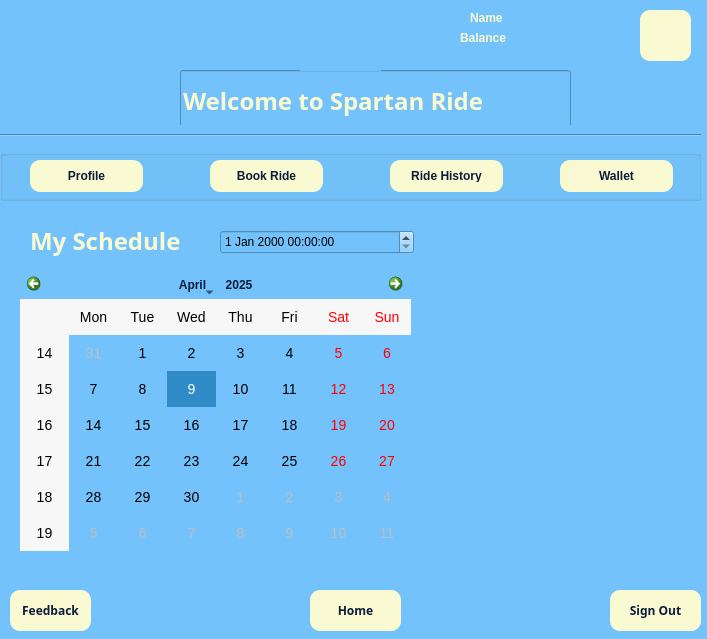
<?xml version="1.0" encoding="UTF-8"?>
<ui version="4.0">
 <class>Student_Dialog</class>
 <widget class="QDialog" name="Student_Dialog">
  <property name="geometry">
   <rect>
    <x>0</x>
    <y>0</y>
    <width>707</width>
    <height>639</height>
   </rect>
  </property>
  <property name="windowTitle">
   <string>Dialog</string>
  </property>
  <property name="styleSheet">
   <string notr="true">QWidget {
    background-color: #73C2FB; /* Ice Blue*/
    font-family: 'Segoe UI', sans-serif;
}</string>
  </property>
  <widget class="QLineEdit" name="Welcome">
   <property name="geometry">
    <rect>
     <x>180</x>
     <y>70</y>
     <width>391</width>
     <height>61</height>
    </rect>
   </property>
   <property name="font">
    <font>
     <family>Segoe UI,sans-serif</family>
     <pointsize>-1</pointsize>
     <weight>75</weight>
     <bold>true</bold>
    </font>
   </property>
   <property name="styleSheet">
    <string notr="true">QLineEdit
 {
    color: #FAFAD2;
    font-size: 24px;
    font-weight: bold;
}</string>
   </property>
   <property name="text">
    <string>Welcome to Spartan Ride</string>
   </property>
  </widget>
  <widget class="QLabel" name="label">
   <property name="geometry">
    <rect>
     <x>300</x>
     <y>0</y>
     <width>81</width>
     <height>71</height>
    </rect>
   </property>
   <property name="text">
    <string/>
   </property>
   <property name="pixmap">
    <pixmap>../Images/SpartanLogo.png</pixmap>
   </property>
   <property name="scaledContents">
    <bool>true</bool>
   </property>
  </widget>
  <widget class="QLabel" name="label_2">
   <property name="geometry">
    <rect>
     <x>640</x>
     <y>10</y>
     <width>51</width>
     <height>51</height>
    </rect>
   </property>
   <property name="styleSheet">
    <string notr="true">QLabel {
    background-color: #FAFAD2; /* Gold */
    color: #0B1D3A;
    border: none;
    border-radius: 10px;
    padding: 10px;
    font-weight: bold;
}
</string>
   </property>
   <property name="text">
    <string/>
   </property>
   <property name="pixmap">
    <pixmap>../Images/person.png</pixmap>
   </property>
   <property name="scaledContents">
    <bool>true</bool>
   </property>
  </widget>
  <widget class="QLabel" name="student_name">
   <property name="geometry">
    <rect>
     <x>470</x>
     <y>10</y>
     <width>60</width>
     <height>16</height>
    </rect>
   </property>
   <property name="styleSheet">
    <string notr="true">QLabel
 {
    color: #FAFAD2;
    font-size: 12px;
    font-weight: bold;
}</string>
   </property>
   <property name="text">
    <string>Name</string>
   </property>
  </widget>
  <widget class="QLabel" name="Balamce">
   <property name="geometry">
    <rect>
     <x>460</x>
     <y>30</y>
     <width>60</width>
     <height>16</height>
    </rect>
   </property>
   <property name="styleSheet">
    <string notr="true">QLabel
 {
    color: #FAFAD2;
    font-size: 12px;
    font-weight: bold;
}</string>
   </property>
   <property name="text">
    <string>Balance</string>
   </property>
  </widget>
  <widget class="Line" name="line">
   <property name="geometry">
    <rect>
     <x>0</x>
     <y>125</y>
     <width>701</width>
     <height>21</height>
    </rect>
   </property>
   <property name="orientation">
    <enum>Qt::Horizontal</enum>
   </property>
  </widget>
  <widget class="QGroupBox" name="Student_pushbuttons">
   <property name="geometry">
    <rect>
     <x>0</x>
     <y>150</y>
     <width>701</width>
     <height>51</height>
    </rect>
   </property>
   <property name="title">
    <string/>
   </property>
   <widget class="QPushButton" name="Wallet">
    <property name="geometry">
     <rect>
      <x>560</x>
      <y>10</y>
      <width>113</width>
      <height>32</height>
     </rect>
    </property>
    <property name="styleSheet">
     <string notr="true">QPushButton {
    background-color: #FAFAD2; /* Gold */
    color: #0B1D3A;
    border: none;
    border-radius: 10px;
    padding: 10px;
    font-weight: bold;
}
QPushButton:hover {
    background-color: #FAFAD2;
}</string>
    </property>
    <property name="text">
     <string>Wallet</string>
    </property>
   </widget>
   <widget class="QPushButton" name="RideHistory">
    <property name="geometry">
     <rect>
      <x>390</x>
      <y>10</y>
      <width>113</width>
      <height>32</height>
     </rect>
    </property>
    <property name="styleSheet">
     <string notr="true">QPushButton {
    background-color: #FAFAD2; /* Gold */
    color: #0B1D3A;
    border: none;
    border-radius: 10px;
    padding: 10px;
    font-weight: bold;
}
QPushButton:hover {
    background-color: #FAFAD2;
}</string>
    </property>
    <property name="text">
     <string>Ride History</string>
    </property>
   </widget>
   <widget class="QPushButton" name="BookaRide">
    <property name="geometry">
     <rect>
      <x>210</x>
      <y>10</y>
      <width>113</width>
      <height>32</height>
     </rect>
    </property>
    <property name="styleSheet">
     <string notr="true">QPushButton {
    background-color: #FAFAD2; /* Gold */
    color: #0B1D3A;
    border: none;
    border-radius: 10px;
    padding: 10px;
    font-weight: bold;
}
QPushButton:hover {
    background-color: #FAFAD2;
}</string>
    </property>
    <property name="text">
     <string>Book Ride</string>
    </property>
   </widget>
   <widget class="QPushButton" name="Profile">
    <property name="geometry">
     <rect>
      <x>30</x>
      <y>10</y>
      <width>113</width>
      <height>32</height>
     </rect>
    </property>
    <property name="styleSheet">
     <string notr="true">QPushButton {
    background-color: #FAFAD2; /* Gold */
    color: #0B1D3A;
    border: none;
    border-radius: 10px;
    padding: 10px;
    font-weight: bold;
}
QPushButton:hover {
    background-color: #FAFAD2;
}</string>
    </property>
    <property name="text">
     <string>Profile</string>
    </property>
   </widget>
  </widget>
  <widget class="QPushButton" name="Feedback">
   <property name="geometry">
    <rect>
     <x>10</x>
     <y>590</y>
     <width>81</width>
     <height>41</height>
    </rect>
   </property>
   <property name="font">
    <font>
     <family>Segoe UI,sans-serif</family>
     <weight>75</weight>
     <bold>true</bold>
    </font>
   </property>
   <property name="styleSheet">
    <string notr="true">QPushButton {
    background-color: #FAFAD2; /* Gold */
    color: #0B1D3A;
    border: none;
    border-radius: 10px;
    padding: 10px;
    font-weight: bold;
}
QPushButton:hover {
    background-color: #FAFAD2;
}</string>
   </property>
   <property name="text">
    <string>Feedback</string>
   </property>
  </widget>
  <widget class="QPushButton" name="SignOut">
   <property name="geometry">
    <rect>
     <x>610</x>
     <y>590</y>
     <width>91</width>
     <height>41</height>
    </rect>
   </property>
   <property name="font">
    <font>
     <family>Segoe UI,sans-serif</family>
     <weight>75</weight>
     <bold>true</bold>
    </font>
   </property>
   <property name="styleSheet">
    <string notr="true">QPushButton {
    background-color: #FAFAD2; /* Gold */
    color: #0B1D3A;
    border: none;
    border-radius: 10px;
    padding: 10px;
    font-weight: bold;
}
QPushButton:hover {
    background-color: #FAFAD2;
}</string>
   </property>
   <property name="text">
    <string>Sign Out</string>
   </property>
  </widget>
  <widget class="QLabel" name="Schedule">
   <property name="geometry">
    <rect>
     <x>30</x>
     <y>210</y>
     <width>161</width>
     <height>61</height>
    </rect>
   </property>
   <property name="font">
    <font>
     <family>Segoe UI,sans-serif</family>
     <pointsize>-1</pointsize>
     <weight>75</weight>
     <bold>true</bold>
    </font>
   </property>
   <property name="styleSheet">
    <string notr="true">QLabel
 {
    color: #FAFAD2;
    font-size: 24px;
    font-weight: bold;
}</string>
   </property>
   <property name="text">
    <string>My Schedule</string>
   </property>
  </widget>
  <widget class="QCalendarWidget" name="calendarWidget">
   <property name="geometry">
    <rect>
     <x>20</x>
     <y>270</y>
     <width>391</width>
     <height>281</height>
    </rect>
   </property>
   <property name="autoFillBackground">
    <bool>false</bool>
   </property>
   <property name="styleSheet">
    <string notr="true">QCalendarWidget {
    background-color: #E6F2FF; /* Light blue bg */
   
    border-radius: 10px;
    font-family: 'Segoe UI';
    font-size: 14px;
}

QCalendarWidget QToolButton {
    color: #0B1D3A; /* Dark navy */
    font-weight: bold;
    background-color: ;
    border: none;
    padding: 5px;
    border-radius: 5px;
}

QCalendarWidget QMenu {
    background-color: #FFFACD;
}

QCalendarWidget QSpinBox {
    width: 60px;
}
</string>
   </property>
   <property name="selectedDate">
    <date>
     <year>2025</year>
     <month>4</month>
     <day>9</day>
    </date>
   </property>
   <property name="selectionMode">
    <enum>QCalendarWidget::SingleSelection</enum>
   </property>
   <property name="navigationBarVisible">
    <bool>true</bool>
   </property>
   <property name="dateEditEnabled">
    <bool>true</bool>
   </property>
  </widget>
  <widget class="QDateTimeEdit" name="dateTimeEdit">
   <property name="geometry">
    <rect>
     <x>220</x>
     <y>230</y>
     <width>194</width>
     <height>24</height>
    </rect>
   </property>
  </widget>
  <widget class="QLabel" name="label_3">
   <property name="geometry">
    <rect>
     <x>460</x>
     <y>240</y>
     <width>221</width>
     <height>311</height>
    </rect>
   </property>
   <property name="text">
    <string/>
   </property>
   <property name="pixmap">
    <pixmap>../Images/student_dialog.png</pixmap>
   </property>
   <property name="scaledContents">
    <bool>true</bool>
   </property>
   <property name="wordWrap">
    <bool>false</bool>
   </property>
  </widget>
  <widget class="QPushButton" name="HomeLabel">
   <property name="geometry">
    <rect>
     <x>310</x>
     <y>590</y>
     <width>91</width>
     <height>41</height>
    </rect>
   </property>
   <property name="font">
    <font>
     <family>Segoe UI,sans-serif</family>
     <weight>75</weight>
     <bold>true</bold>
    </font>
   </property>
   <property name="styleSheet">
    <string notr="true">QPushButton {
    background-color: #FAFAD2; /* Gold */
    color: #0B1D3A;
    border: none;
    border-radius: 10px;
    padding: 10px;
    font-weight: bold;
}
QPushButton:hover {
    background-color: #FAFAD2;
}</string>
   </property>
   <property name="text">
    <string>Home</string>
   </property>
  </widget>
  <widget class="QLabel" name="namelabel">
   <property name="geometry">
    <rect>
     <x>519</x>
     <y>10</y>
     <width>91</width>
     <height>20</height>
    </rect>
   </property>
   <property name="text">
    <string/>
   </property>
  </widget>
  <widget class="QLabel" name="balancelabel">
   <property name="geometry">
    <rect>
     <x>519</x>
     <y>30</y>
     <width>81</width>
     <height>20</height>
    </rect>
   </property>
   <property name="text">
    <string/>
   </property>
  </widget>
 </widget>
 <resources/>
 <connections/>
</ui>
